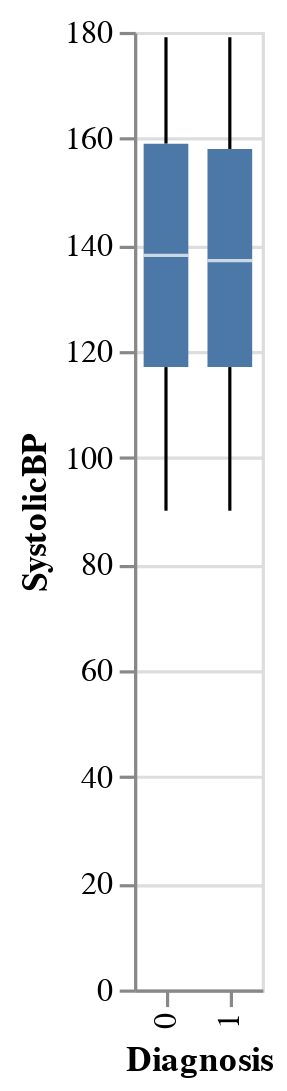

This figure's notebook cell:
### Code cell
# Plot the Systolic Blood Pressure findings on a box plot with diagnosis
alt.Chart(clinical_measurements).mark_boxplot().encode(
    x='Diagnosis:N',
    y='SystolicBP:Q'
)

### Figure 1 — Vega-Lite specification as saved in the notebook (floating-point values rounded to 4 significant figures; data arrays with more than 128 entries replaced by an {"elided": "..."} marker saying what was removed)
{"config": {"view": {"continuousWidth": 400, "continuousHeight": 300}}, "data": {"name": "data-4a700c5c64d2283e3a87d9510911ddea"}, "mark": "boxplot", "encoding": {"x": {"field": "Diagnosis", "type": "nominal"}, "y": {"field": "SystolicBP", "type": "quantitative"}}, "$schema": "https://vega.github.io/schema/vega-lite/v4.17.0.json", "datasets": {"data-4a700c5c64d2283e3a87d9510911ddea": {"elided": "2149 records"}}}
